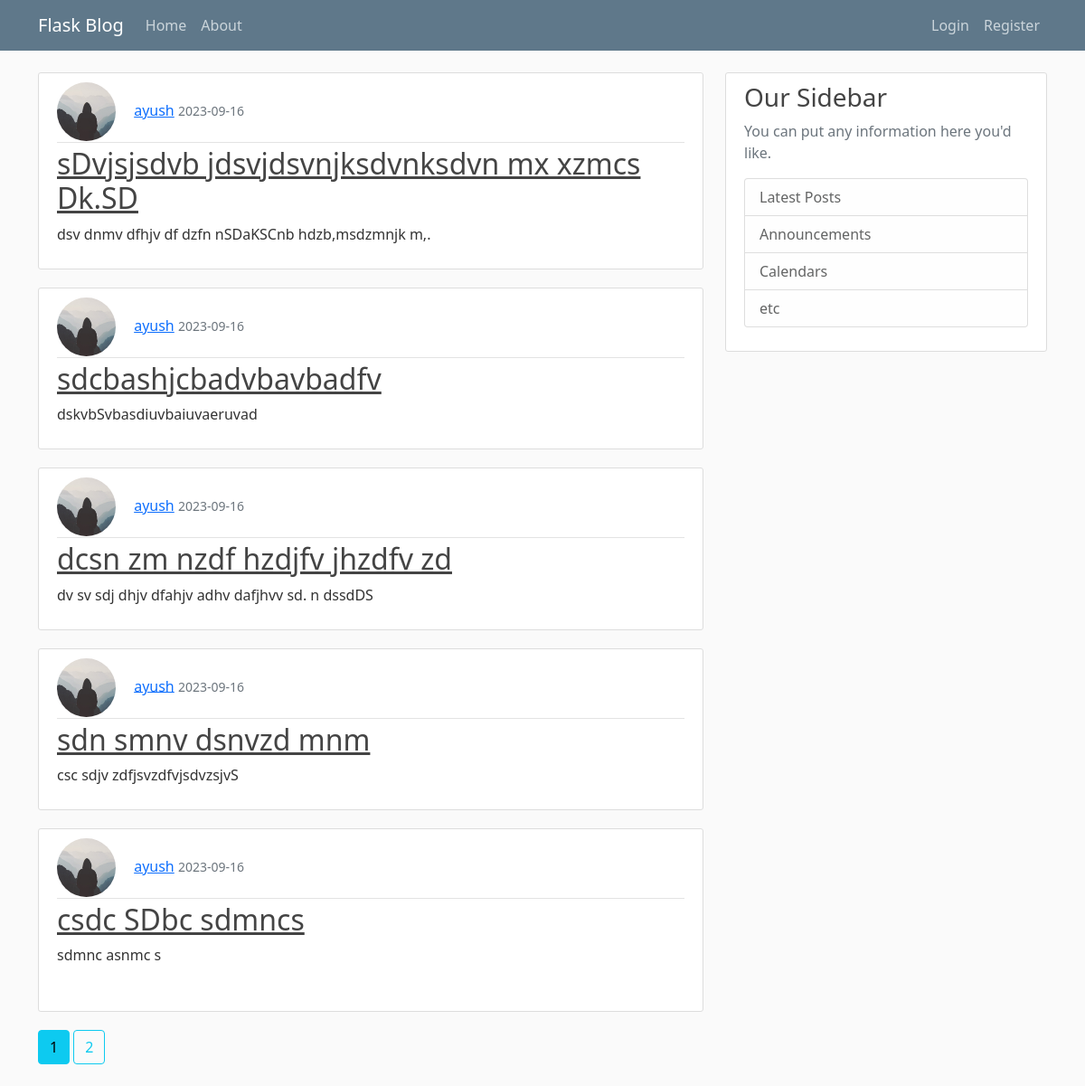
Page /home on the earlier database version.
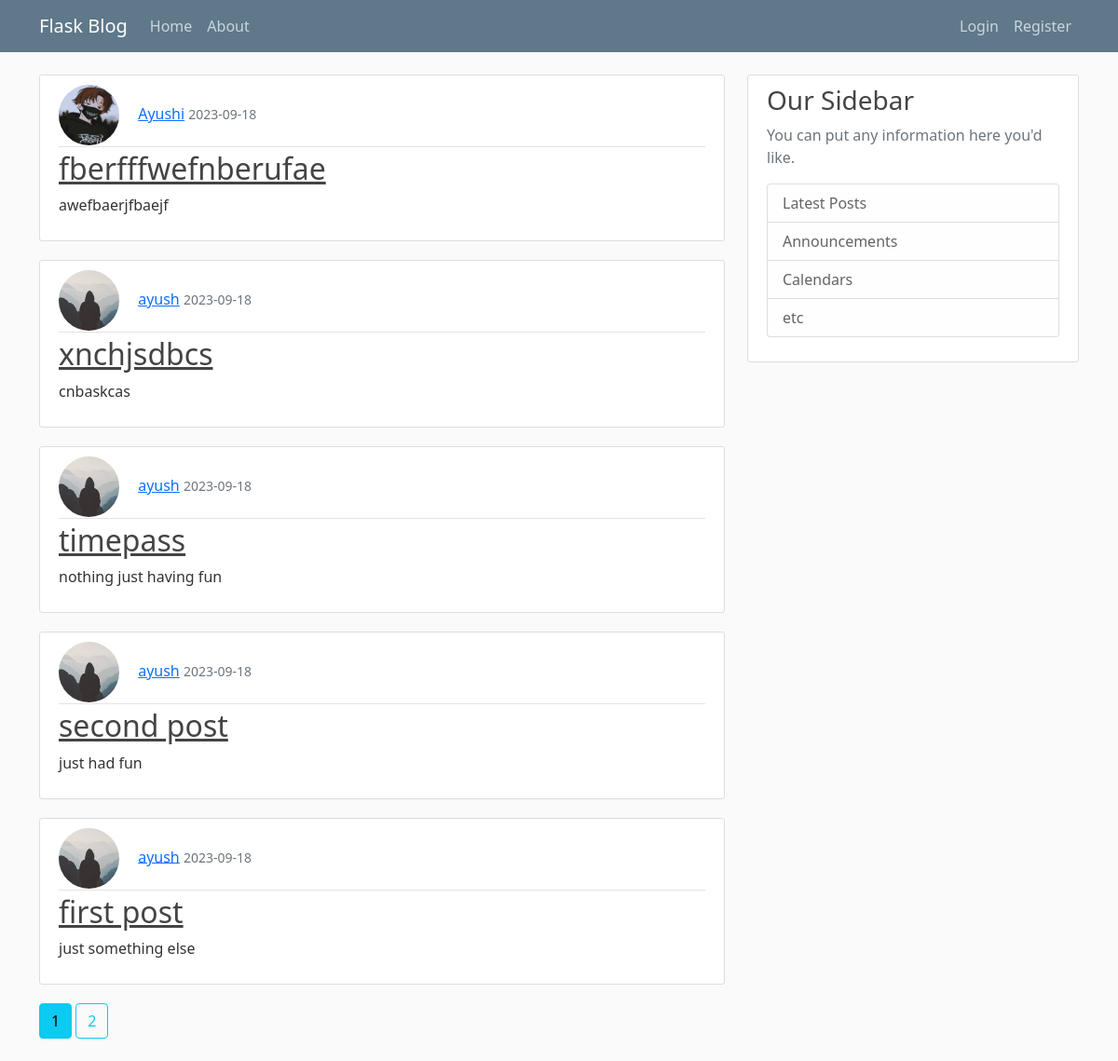
Same page on the later database version.
### flask_blog/models.py (models this page shows, shortened)
class Post(db.Model):
    id = db.Column(db.Integer, primary_key=True)
    title = db.Column(db.String(100), nullable=False)
    date_posted = db.Column(db.DateTime, nullable=False, default=datetime.utcnow)
    content = db.Column(db.Text, nullable=False)
    user_id = db.Column(db.Integer, db.ForeignKey("user.id"), nullable=False)

class User(db.Model, UserMixin):
    id = db.Column(db.Integer, primary_key=True)
    username = db.Column(db.String(20), unique=True, nullable=False)
    email = db.Column(db.String(120), unique=True, nullable=False)
    image_file = db.Column(db.String(20), nullable=False, default="default.jpg")
    password = db.Column(db.String(60), nullable=False)
    posts = db.relationship("Post", backref="Author", lazy=True)

### flask_blog/routes.py (the view)
@app.route("/")
@app.route("/home")
def home():
    page = request.args.get("page", 1, type=int)
    post = Post.query.order_by(Post.date_posted.desc()).paginate(page=page, per_page=5)
    return render_template("home.html", posts=post)

### flask_blog/templates/home.html (shortened to what this page needs)
{% extends "base.html" %}
{% block body %}
    {%for post in posts.items%}
    <article class="media content-section">
        <div class="media-body">
          <div class="article-metadata">
            <img class="rounded-circle article-img" src={{url_for('static',filename='pics/'+post.Author.image_file)}}>
            <a class="mr-2" href="{{url_for('user_post',username=post.Author.username)}}">{{ post.Author.username }}</a>
            <small class="text-muted">{{ post.date_posted.strftime('%Y-%m-%d') }}</small>
          </div>
          <h2><a class="article-title" href="{{url_for('post',post_id=post.id)}}">{{ post.title }}</a></h2>
          <p class="article-content">{{ post.content }}</p>
        </div>
      </article>
      {% endfor %}
      {% for page_num in posts.iter_pages(left_edge=1, right_edge=1,left_current=1,right_current=2) %}
              {%if page_num %}
                 {% if posts.page== page_num%}
                      <a class='btn btn-info mb-4' href="{{url_for('home',page=page_num)}}">{{page_num}}</a>
                  {%else%}
                  <a class='btn btn-outline-info mb-4' href="{{url_for('home',page=page_num)}}">{{page_num}}</a>
                  {% endif %}
              {% else %}
              ...
              {% endif %}
      {% endfor %}
{% endblock body %}

### flask_blog/templates/base.html (shortened to what this page needs)
<!doctype html>
<html lang="en">
  <head>
    <link href="https://cdn.jsdelivr.net/npm/bootstrap@5.0.2/dist/css/bootstrap.min.css" rel="stylesheet">
    <link rel="stylesheet" type="text/css" href="{{url_for('static',filename='main.css')}}">
  </head>
  <body>
    <header class="site-header">
        <nav class="navbar navbar-expand-md navbar-dark bg-steel fixed-top">
          <div class="container">
            <a class="navbar-brand mr-4" href="/">Flask Blog</a>
            <div class="collapse navbar-collapse" id="navbarToggle">
              <div class="navbar-nav mr-auto">
                <a class="nav-item nav-link" href="{{url_for('home')}}">Home</a>
                <a class="nav-item nav-link" href="{{url_for('about')}}">About</a>
              </div>
              <div class="navbar-nav ms-auto">
                {% if current_user.is_authenticated %}
                <a class="nav-item nav-link" href="{{url_for('new_post')}}">New Post</a>
                <a class="nav-item nav-link" href="{{url_for('account')}}">Account</a>
                <a class="nav-item nav-link" href="{{url_for('logout')}}">Logout</a>
                {%else %}
                <a class="nav-item nav-link" href="{{url_for('login')}}">Login</a>
                <a class="nav-item nav-link" href="{{url_for('register')}}">Register</a>
                {%endif%}
              </div>
            </div>
          </div>
        </nav>
      </header>
      <main role="main" class="container">
        <div class="row">
          <div class="col-md-8">
            <div class="media-content-section">{% block body %}{% endblock body %}</div>
          </div>
          <div class="col-md-4">
            <div class="content-section">
              <h3>Our Sidebar</h3>
              <p class='text-muted'>You can put any information here you'd like.
                <ul class="list-group">
                  <li class="list-group-item list-group-item-light">Latest Posts</li>
                  <li class="list-group-item list-group-item-light">Announcements</li>
                  <li class="list-group-item list-group-item-light">Calendars</li>
                  <li class="list-group-item list-group-item-light">etc</li>
                </ul>
              </p>
            </div>
          </div>
        </div>
      </main>
  </body>
</html>

### flask_blog/static/main.css (style rules this page uses)
body { background: #fafafa; color: #333333; margin-top: 5rem; }
h1, h2, h3, h4, h5, h6 { color: #444444; }
.bg-steel { background-color: #5f788a; }
.site-header .navbar-nav .nav-link { color: #cbd5db; }
.content-section { background: #ffffff; padding: 10px 20px; border: 1px solid #dddddd; border-radius: 3px; margin-bottom: 20px; }
.article-title { color: #444444; }
.article-content { white-space: pre-line; }
.article-img { height: 65px; width: 65px; margin-right: 16px; }
.article-metadata { padding-bottom: 1px; margin-bottom: 4px; border-bottom: 1px solid #e3e3e3 }

Differences in the rows shown:
removed Post: image_file (placeholder picture), Author.username "ayush", date_posted "2023-09-16", title "sDvjsjsdvb jdsvjdsvnjksdvnksdvn mx xzmcs Dk.SD", content "dsv dnmv dfhjv df dzfn nSDaKSCnb hdzb,msdzmnjk m,."
removed Post: image_file (placeholder picture), Author.username "ayush", date_posted "2023-09-16", title "sdcbashjcbadvbavbadfv", content "dskvbSvbasdiuvbaiuvaeruvad"
added Post: image_file (picture), Author.username "Ayushi", date_posted "2023-09-18", title "fberfffwefnberufae", content "awefbaerjfbaejf"
changed Post: date_posted "2023-09-16" → "2023-09-18"; title "dcsn zm nzdf hzdjfv jhzdfv zd" → "xnchjsdbcs"; content "dv sv sdj dhjv dfahjv adhv dafjhvv sd. n dssdDS" → "cnbaskcas"
changed Post: date_posted "2023-09-16" → "2023-09-18"; title "sdn smnv dsnvzd mnm" → "timepass"; content "csc sdjv zdfjsvzdfvjsdvzsjvS" → "nothing just having fun"
changed Post: date_posted "2023-09-16" → "2023-09-18"; title "csdc SDbc sdmncs" → "second post"; content "sdmnc asnmc s" → "just had fun"
now on this page (row edited): Post: image_file (placeholder picture), Author.username "ayush", date_posted "2023-09-18", title "first post", content "just something else"
